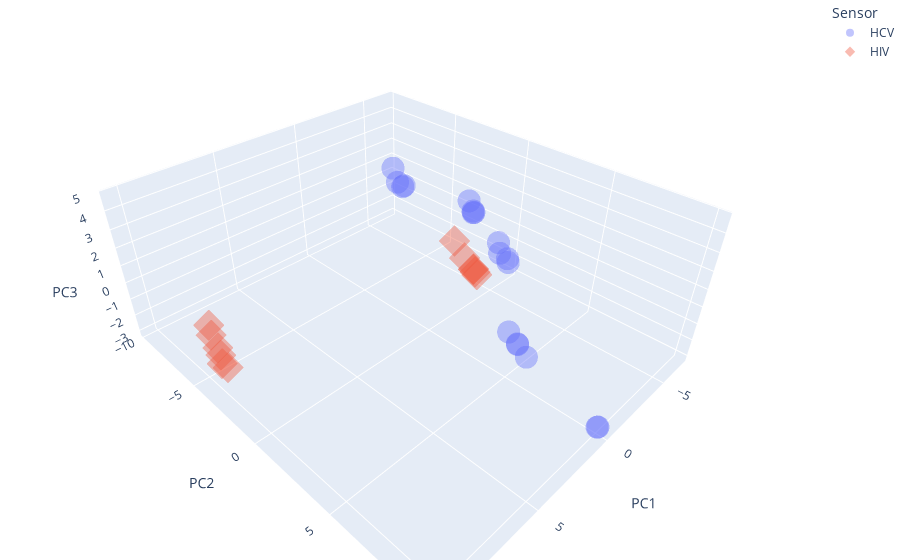

The code cell stored with this chart in its notebook:
### Code cell
# 4.1 Customize 3D Scatter Plot

fig = px.scatter_3d(df_scores, x='PC1', y='PC2', z='PC3', color='Sensor', symbol='Sensor', opacity=0.4)

# tight layout
fig.update_layout(margin=dict(l=0, r=0, b=0, t=0)) # left, right, bottom, top with zero margin

fig.show()

# https://plotly.com/python/templates/
# fig.update_layout(template='plotly_white')
# plotly, plotly_white, plotly_dark, ggplot2, seaborn, simple_white, none

### Figure 1 — Plotly figure (JSON) as saved in the notebook; plotly's stock layout.template omitted (floating-point values rounded to 4 significant figures)
{"data": [{"hovertemplate": "Sensor=HCV<br>PC1=%{x}<br>PC2=%{y}<br>PC3=%{z}<extra></extra>", "legendgroup": "HCV", "marker": {"color": "#636efa", "opacity": 0.4, "symbol": "circle"}, "mode": "markers", "name": "HCV", "scene": "scene", "showlegend": true, "type": "scatter3d", "x": [-0.1277, -0.1676, -6.554, -6.102, -6.294, -6.679, -0.5469, -0.7235, -0.88, -0.9553, -0.8701, -1.007, -1.468, -1.652, -0.167, -0.1424, -0.2386, -0.4611], "y": [9.943, 9.963, -9.064, -8.139, -8.212, -9.586, 3.609, 3.988, 3.824, 3.197, 5.479, 4.821, 4.506, 3.8, 2.269, 2.293, 2.255, 1.77], "z": [-3.097, -3.104, -0.4059, -0.2126, -0.24, 0.3451, 2.835, 2.438, 2.493, 3.028, -2.32, -2.016, -2.444, -2.217, 4.588, 4.524, 4.485, 4.786]}, {"hovertemplate": "Sensor=HIV<br>PC1=%{x}<br>PC2=%{y}<br>PC3=%{z}<extra></extra>", "legendgroup": "HIV", "marker": {"color": "#EF553B", "opacity": 0.4, "symbol": "diamond"}, "mode": "markers", "name": "HIV", "scene": "scene", "showlegend": true, "type": "scatter3d", "x": [10.17, 10.3, 10.04, 9.898, 9.806, 9.581, -3.69, -3.847, -3.879, -4.065, -4.408, -4.876], "y": [-2.496, -2.728, -3.234, -3.686, -4.301, -4.812, -0.005341, -0.2633, -0.4227, -0.5554, -1.511, -2.701], "z": [-0.9813, -0.8179, -0.8054, -0.749, -0.4256, -0.2814, -1.643, -1.663, -1.587, -1.707, -1.594, -1.211]}], "layout": {"legend": {"title": {"text": "Sensor"}, "tracegroupgap": 0}, "margin": {"b": 0, "l": 0, "r": 0, "t": 0}, "scene": {"domain": {"x": [0, 1], "y": [0, 1]}, "xaxis": {"title": {"text": "PC1"}}, "yaxis": {"title": {"text": "PC2"}}, "zaxis": {"title": {"text": "PC3"}}}}}
